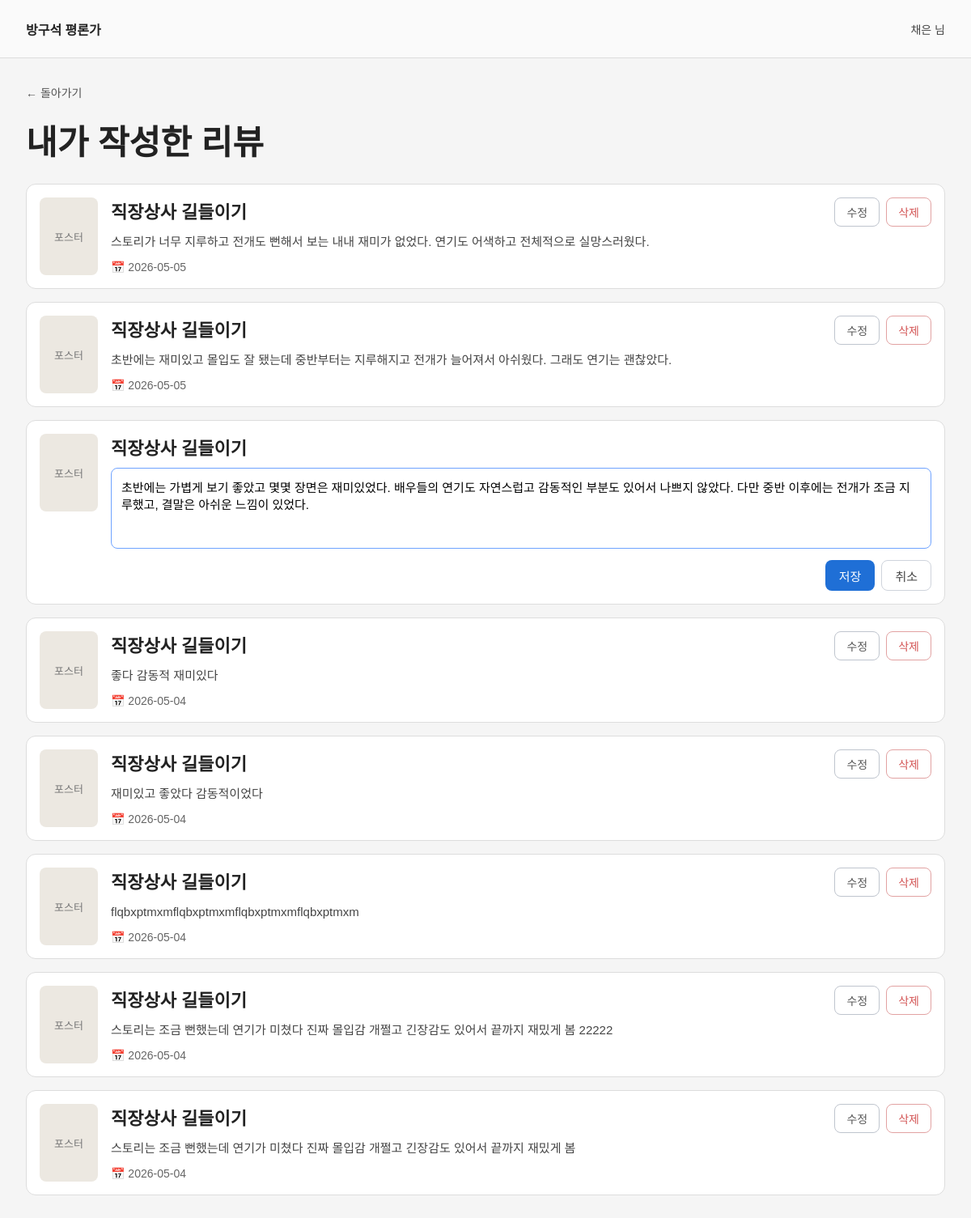
Page /my-reviews?mode=edit&edit_id=6 (signed in) on the committed database.
### tables this page shows
CREATE TABLE reviews (
            id INTEGER PRIMARY KEY AUTOINCREMENT,
            user_id INTEGER NOT NULL,
            movie_id INTEGER NOT NULL,
            movie_title TEXT NOT NULL,
            content TEXT NOT NULL,
            created_at TEXT DEFAULT CURRENT_TIMESTAMP
        );

### app.py (the view)
@app.route("/my-reviews")
def my_reviews():
    if not login_required():
        return redirect(url_for("login"))
    mode = request.args.get("mode", "")
    edit_id = request.args.get("edit_id", "")
    delete_id = request.args.get("delete_id", "")
    conn = get_db()
    rows = conn.execute(
        "SELECT * FROM reviews WHERE user_id = ? ORDER BY id DESC",
        (session["user_id"],)
    ).fetchall()
    conn.close()
    reviews = []
    for row in rows:
        item = dict(row)
        item["title"] = item["movie_title"]
        item["date"] = item["created_at"][:10]
        item["editing"] = str(item["id"]) == edit_id and mode == "edit"
        reviews.append(item)
    delete_review = None
    if mode == "delete" and delete_id:
        for review in reviews:
            if str(review["id"]) == delete_id:
                delete_review = review
                break
    return render_template(
        "my_reviews.html",
        nickname=get_nickname(),
        reviews=reviews,
        delete_review=delete_review
    )

### app.py (called while the page is built)
def get_db():
    conn = sqlite3.connect(DB_NAME)
    conn.row_factory = sqlite3.Row
    return conn

def login_required():
    return "user_id" in session

def get_current_user():
    if "user_id" not in session:
        return None
    conn = get_db()
    user = conn.execute("SELECT * FROM users WHERE id = ?", (session["user_id"],)).fetchone()
    conn.close()
    return user

def get_nickname():
    user = get_current_user()
    if user:
        return user["nickname"] + " 님"
    return "게스트 님"

### templates/my_reviews.html (shortened to what this page needs)
<!DOCTYPE html>
<html lang="ko">
<head>
    <link rel="stylesheet" href="{{ url_for('static', filename='style.css') }}">
</head>
<body>
    <div class="simple-page">
        <div class="simple-header">
            <div class="brand">방구석 평론가</div>
            <div class="nickname">{{ nickname }}</div>
        </div>
        <div class="simple-content">
            <a href="/main" class="back-link">← 돌아가기</a>
            <h1 class="simple-title">내가 작성한 리뷰</h1>
            {% for review in reviews %}
            <div class="simple-review-card">
                <div class="simple-review-poster">포스터</div>
                <div class="simple-review-body">
                    <div class="simple-review-movie">{{ review.title }}</div>
                    {% if review.editing %}
                    <textarea class="simple-edit-textarea">{{ review.content }}</textarea>
                    <div class="simple-review-buttons">
                        <a href="/my-reviews" class="btn btn-primary small-btn">저장</a>
                        <a href="/my-reviews" class="btn btn-secondary small-btn">취소</a>
                    </div>
                    {% else %}
                    <p class="simple-review-text">{{ review.content }}</p>
                    <div class="simple-review-date">📅 {{ review.date }}</div>
                    {% endif %}
                </div>
                {% if not review.editing %}
                <div class="simple-review-actions">
                    <a href="/my-reviews?mode=edit&edit_id={{ review.id }}" class="btn-outline">수정</a>
                    <a href="/my-reviews?mode=delete&delete_id={{ review.id }}" class="btn-outline danger">삭제</a>
                </div>
                {% endif %}
            </div>
            {% endfor %}
        </div>
    </div>
</body>
</html>

### static/style.css (style rules this page uses)
* { box-sizing: border-box; margin: 0; padding: 0; font-family: "Malgun Gothic", "Apple SD Gothic Neo", sans-serif; }
body { background: #f3f4f6; color: #222; }
a { text-decoration: none; color: inherit; }
.btn { display: inline-flex; justify-content: center; align-items: center; height: 44px; padding: 0 18px; border-radius: 8px; font-size: 15px; border: 1px solid transparent; cursor: pointer; }
.btn-primary { background: #1f6fd6; color: white; }
.btn-secondary { background: white; border-color: #cfd4dc; color: #444; }
.small-btn { height: 38px; padding: 0 16px; }
.brand { font-size: 16px; font-weight: 700; }
.nickname { font-size: 14px; color: #444; }
.back-link { display: inline-block; margin-bottom: 18px; color: #555; font-size: 14px; }
.btn-outline { display: inline-flex; align-items: center; justify-content: center; min-width: 52px; height: 36px; padding: 0 14px; border: 1px solid #bfc5ce; border-radius: 8px; background: white; color: #555; font-size: 14px; }
.btn-outline.danger { color: #d35454; border-color: #e2a2a2; }
.simple-page { min-height: 100vh; background: #f5f5f5; color: #222; }
.simple-header { height: 72px; padding: 0 32px; border-bottom: 1px solid #ddd; background: #fafafa; display: flex; align-items: center; justify-content: space-between; }
.simple-content { max-width: 1200px; margin: 0 auto; padding: 32px; }
.simple-title { font-size: 42px; font-weight: 800; margin-bottom: 24px; }
.simple-review-card { display: flex; gap: 16px; align-items: flex-start; background: white; border: 1px solid #ddd; border-radius: 12px; padding: 16px; margin-bottom: 16px; }
.simple-review-poster { width: 72px; height: 96px; border-radius: 8px; background: #ece8e1; color: #777; display: flex; align-items: center; justify-content: center; flex-shrink: 0; font-size: 13px; }
.simple-review-body { flex: 1; }
.simple-review-movie { font-size: 22px; font-weight: 700; margin-bottom: 10px; }
.simple-review-text { font-size: 15px; line-height: 1.7; color: #444; margin-bottom: 10px; }
.simple-review-date { font-size: 14px; color: #666; }
.simple-review-actions { display: flex; gap: 8px; flex-shrink: 0; }
.simple-edit-textarea { width: 100%; height: 100px; border: 1px solid #6fa3ff; border-radius: 8px; resize: none; padding: 12px; font-size: 15px; background: white; }
.simple-review-buttons { margin-top: 10px; display: flex; justify-content: flex-end; gap: 8px; }

### rows in the picture
reviews: title "직장상사 길들이기", content "스토리가 너무 지루하고 전개도 뻔해서 보는 내내 재미가 없었다. 연기도 어색하고 전체적으로 실망스러웠다.", date "2026-05-05"
reviews: title "직장상사 길들이기", content "초반에는 재미있고 몰입도 잘 됐는데 중반부터는 지루해지고 전개가 늘어져서 아쉬웠다. 그래도 연기는 괜찮았다.", date "2026-05-05"
reviews: title "직장상사 길들이기", content "초반에는 가볍게 보기 좋았고 몇몇 장면은 재미있었다. 배우들의 연기도 자연스럽고 감동적인 부분도 있어서 나쁘지 않았다. 다만 중반 이후에는 전개가 조금 지루했고, 결말은 아쉬운 느낌이 있었다."
reviews: title "직장상사 길들이기", content "좋다 감동적 재미있다", date "2026-05-04"
reviews: title "직장상사 길들이기", content "재미있고 좋았다 감동적이었다", date "2026-05-04"
reviews: title "직장상사 길들이기", content "flqbxptmxmflqbxptmxmflqbxptmxmflqbxptmxm", date "2026-05-04"
reviews: title "직장상사 길들이기", content "스토리는 조금 뻔했는데 연기가 미쳤다 진짜 몰입감 개쩔고 긴장감도 있어서 끝까지 재밌게 봄 22222", date "2026-05-04"
reviews: title "직장상사 길들이기", content "스토리는 조금 뻔했는데 연기가 미쳤다 진짜 몰입감 개쩔고 긴장감도 있어서 끝까지 재밌게 봄", date "2026-05-04"

### other values in the picture
{{ nickname }} "채은 님"
